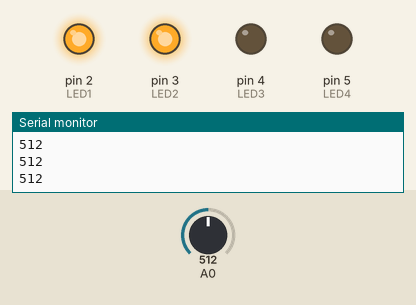
This sketch was run on a simulated Arduino Uno, built with avr-gcc and run on an emulated ATmega328P. Shown: output pins drawn as LEDs (lit = HIGH), the last lines printed to the serial monitor. Inputs (shaded band) come from the test bench; at power-on: A0 = 512.

Above: at 1.2 s.
1.3 s: A0 set to 585
2.8 s: A0 set to 610
At 3.6 s:
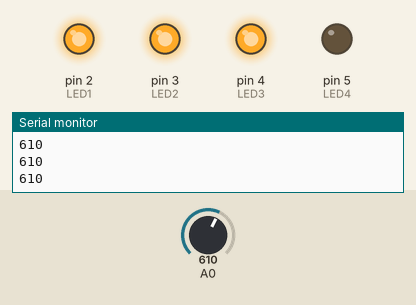
4.3 s: A0 set to 792
5.8 s: A0 set to 814
At 7.0 s:
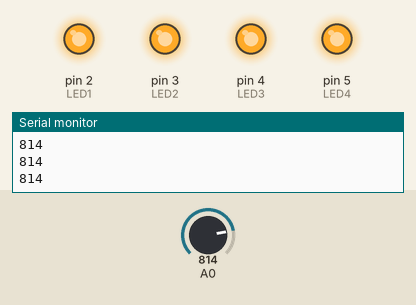
7.3 s: A0 set to 390
At 8.2 s:
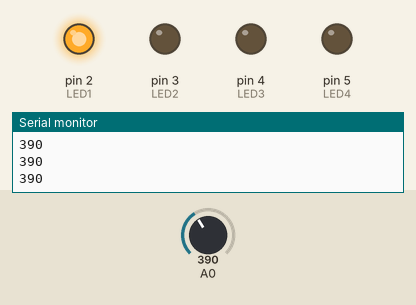
8.8 s: A0 set to 419
At 9.3 s:
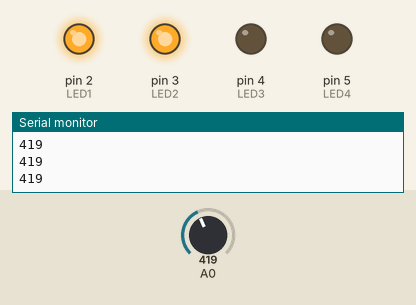
Timing chart, 0 to 11.3 s (numbered marks = the images above; inputs shaded):
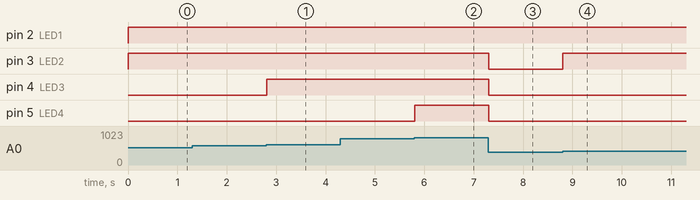

The sketch:

ForLoopPracticeLesson02.ino
```cpp
/*
  Session 03 Lesson 02 For Loop Practice

  By Jared Lundholm 2017
*/

int LED1 = 2;
int LED2 = 3;
int LED3 = 4;
int LED4 = 5;

void setup() {
  Serial.begin(9600);
  pinMode(LED1, OUTPUT);
  pinMode(LED2, OUTPUT);
  pinMode(LED3, OUTPUT);
  pinMode(LED4, OUTPUT);
}

// the loop routine runs over and over again forever:
void loop() {
  // read the input on analog pin 0:
  int sensorValue = analogRead(A0);
  Serial.println(sensorValue);
  delay(1);

  if (sensorValue <= 200 ) {
    digitalWrite(LED1, LOW);
    digitalWrite(LED2, LOW);
    digitalWrite(LED3, LOW);
    digitalWrite(LED4, LOW);
  } else if (sensorValue <= 400) {
    digitalWrite(LED1, HIGH);
    digitalWrite(LED2, LOW);
    digitalWrite(LED3, LOW);
    digitalWrite(LED4, LOW);
  } else if (sensorValue <= 600) {
    digitalWrite(LED1, HIGH);
    digitalWrite(LED2, HIGH);
    digitalWrite(LED3, LOW);
    digitalWrite(LED4, LOW);
  } else if (sensorValue <= 800) {
    digitalWrite(LED1, HIGH);
    digitalWrite(LED2, HIGH);
    digitalWrite(LED3, HIGH);
    digitalWrite(LED4, LOW);
  } else {
    digitalWrite(LED1, HIGH);
    digitalWrite(LED2, HIGH);
    digitalWrite(LED3, HIGH);
    digitalWrite(LED4, HIGH);
  }
}
```

Measured:
- the behaviour switches between 600 and 601 on A0 (found by bisection; images 0 and 1)
- the behaviour switches between 800 and 801 on A0 (found by bisection; images 1 and 2)
- the behaviour switches between 400 and 401 on A0 (found by bisection; images 3 and 4)
- after the input at 2.8 s, pin 4 (LED3): LOW → HIGH at once
- after the input at 5.8 s, pin 5 (LED4): LOW → HIGH at once
- after the input at 7.3 s, pin 3 (LED2), pin 4 (LED3), pin 5 (LED4): HIGH → LOW at once
- after the input at 8.8 s, pin 3 (LED2): LOW → HIGH at once
